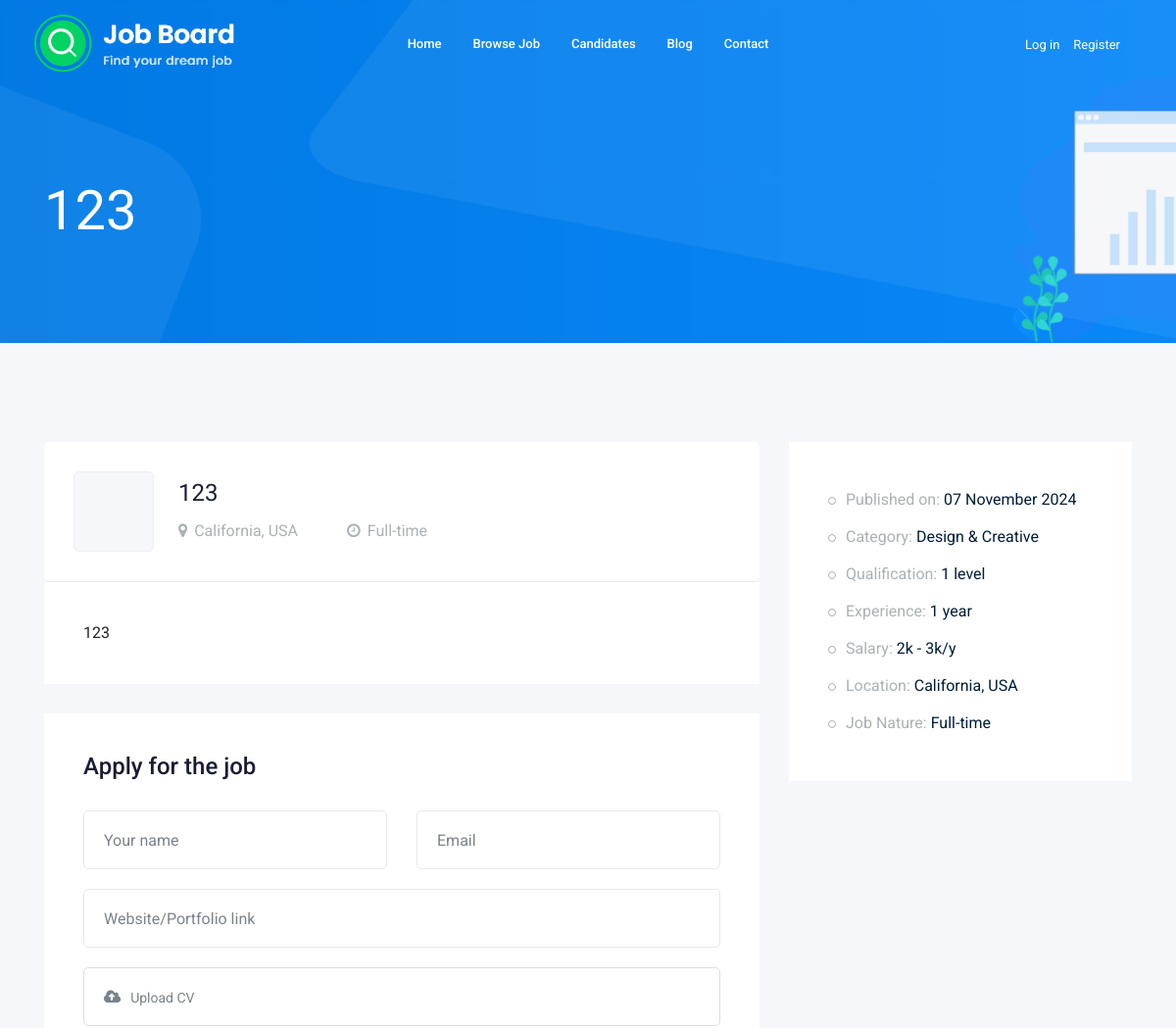
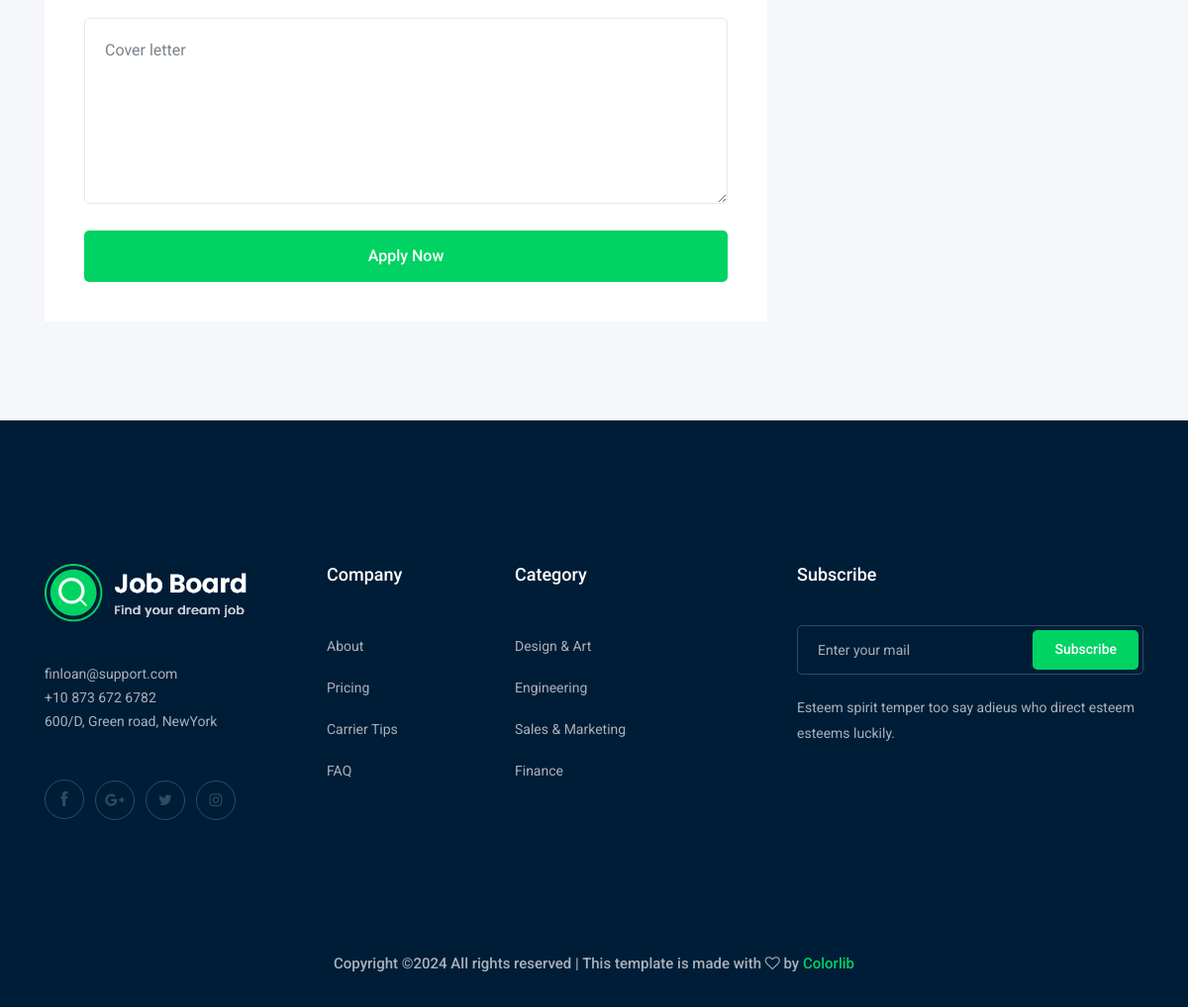
/job_details.php?slug=123, run on the app's committed database (2 pictures, top to bottom).
### tables this page shows
CREATE TABLE `jobs` (
  `id` int NOT NULL,
  `name` varchar(255) NOT NULL,
  `description` text NOT NULL,
  `category_id` int NOT NULL,
  `min_salary` int NOT NULL,
  `max_salary` int NOT NULL,
  `qualification_id` int NOT NULL,
  `experience_id` int NOT NULL,
  `job_type_id` int NOT NULL,
  `location_id` int NOT NULL,
  `image` varchar(255) DEFAULT NULL,
  `date` timestamp NOT NULL DEFAULT CURRENT_TIMESTAMP,
  `slug` varchar(255) NOT NULL,
  `company_id` int NOT NULL,
  `available_position` int UNSIGNED NOT NULL DEFAULT '0'
);

CREATE TABLE `locations` (
  `id` int NOT NULL,
  `name` varchar(255) NOT NULL
);

CREATE TABLE `job_types` (
  `id` int NOT NULL,
  `name` varchar(255) NOT NULL
);

CREATE TABLE `categories` (
  `id` int NOT NULL,
  `name` varchar(255) NOT NULL,
  `is_popular` tinyint(1) NOT NULL DEFAULT '0'
);

CREATE TABLE `qualifications` (
  `id` int NOT NULL,
  `level` int NOT NULL
);

CREATE TABLE `experiences` (
  `id` int NOT NULL,
  `name` varchar(255) NOT NULL
);

### job_details.php (the view, shortened to what this page needs)
<?php
$pdo = require_once $_SERVER['DOCUMENT_ROOT'] . '/db.php';
$job = $pdo->prepare("SELECT jobs.*, categories.name AS category, qualifications.level AS qualification, experiences.name AS experience,
job_types.name AS job_type, locations.name AS location
FROM jobs
JOIN categories ON jobs.category_id = categories.id
JOIN qualifications ON jobs.qualification_id = qualifications.id
JOIN experiences ON jobs.experience_id = experiences.id
JOIN job_types ON jobs.job_type_id = job_types.id
JOIN locations ON jobs.location_id = locations.id
WHERE jobs.slug = ?");
$job->execute([$_GET['slug'] ?? '']);
$job = $job->fetch();
?>
<!doctype html>
<html class="no-js" lang="zxx">
<head>
    <link rel="stylesheet" href="css/bootstrap.min.css">
    <link rel="stylesheet" href="css/owl.carousel.min.css">
    <link rel="stylesheet" href="css/magnific-popup.css">
    <link rel="stylesheet" href="css/font-awesome.min.css">
    <link rel="stylesheet" href="css/themify-icons.css">
    <link rel="stylesheet" href="css/nice-select.css">
    <link rel="stylesheet" href="css/flaticon.css">
    <link rel="stylesheet" href="css/gijgo.css">
    <link rel="stylesheet" href="css/animate.min.css">
    <link rel="stylesheet" href="css/slicknav.css">
    <link rel="stylesheet" href="css/style.css">
</head>
<body>
<?php
include $_SERVER['DOCUMENT_ROOT'] . '/layouts/header.php';
?>
<div class="bradcam_area bradcam_bg_1">
    <div class="container">
        <div class="row">
            <div class="col-xl-12">
                <div class="bradcam_text">
                    <h3><?= $job['name'] ?></h3>
                </div>
            </div>
        </div>
    </div>
</div>
<div class="job_details_area">
    <div class="container">
        <div class="row">
            <div class="col-lg-8">
                <div class="job_details_header">
                    <div class="single_jobs white-bg d-flex justify-content-between">
                        <div class="jobs_left d-flex align-items-center">
                            <div class="thumb">
                            </div>
                            <div class="jobs_conetent">
                                <a href="#"><h4><?= $job['name'] ?></h4></a>
                                <div class="links_locat d-flex align-items-center">
                                    <div class="location">
                                        <p><i class="fa fa-map-marker"></i><?= $job['location'] ?></p>
                                    </div>
                                    <div class="location">
                                        <p><i class="fa fa-clock-o"></i><?= $job['job_type'] ?></p>
                                    </div>
                                </div>
                            </div>
                        </div>
                    </div>
                </div>
                <div class="descript_wrap white-bg"><?= $job['description'] ?></div>
                <div class="apply_job_form white-bg">
                    <h4>Apply for the job</h4>
                    <form action="/apply_for_the_job.php" method="post" enctype="multipart/form-data">
                        <div class="row">
                            <div class="col-md-6">
                                <div class="input_field">
                                    <input type="text" name="name" placeholder="Your name">
                                </div>
                            </div>
                            <div class="col-md-6">
                                <div class="input_field">
                                    <input type="email" name="email" placeholder="Email">
                                </div>
                            </div>
                            <div class="col-md-12">
                                <div class="input_field">
                                    <input type="url" name="url" placeholder="Website/Portfolio link">
                                </div>
                            </div>
                            <div class="col-md-12">
                                <div class="input-group">
                                    <div class="input-group-prepend">
                                        <button type="button" id="inputGroupFileAddon03"><i class="fa fa-cloud-upload"
                                                                                            aria-hidden="true"></i>
                                        </button>
                                    </div>
                                    <div class="custom-file">
                                        <label class="custom-file-label" for="inputGroupFile03">Upload CV</label>
                                    </div>
                                </div>
                            </div>
                            <div class="col-md-12">
                                <div class="input_field">
                                    <textarea name="cover_letter" cols="30" rows="10"
                                              placeholder="Cover letter"></textarea>
                                </div>
                            </div>
                            <div class="col-md-12">
                                <div class="submit_btn">
                                    <button class="boxed-btn3 w-100" type="submit">Apply Now</button>
                                </div>
                            </div>
                        </div>
                    </form>
                </div>
            </div>
            <div class="col-lg-4">
                <div class="job_sumary">
                    <div class="job_content">
                        <ul>
                            <li>Published on: <span><?= date('d F Y', strtotime($job['date'])) ?></span></li>
                            <li>Category: <span><?= $job['category'] ?></span></li>
                            <li>Qualification: <span><?= $job['qualification'] ?> level</span></li>
                            <li>Experience: <span><?= $job['experience'] ?></span></li>
                            <li>Salary: <span><?= $job['min_salary'] ?>k - <?= $job['max_salary'] ?>k/y</span></li>
                            <li>Location: <span><?= $job['location'] ?></span></li>
                            <li>Job Nature: <span><?= $job['job_type'] ?></span></li>
                        </ul>
                    </div>
                </div>
            </div>
        </div>
    </div>
</div>
<footer class="footer">
    <div class="footer_top">
        <div class="container">
            <div class="row">
                <div class="col-xl-3 col-md-6 col-lg-3">
                    <div class="footer_widget wow fadeInUp" data-wow-duration="1s" data-wow-delay=".3s">
                        <div class="footer_logo">
                            <a href="#">
                                <img src="img/logo.png" alt="">
                            </a>
                        </div>
                        <p>
                            finloan@support.com <br>
                            +10 873 672 6782 <br>
                            600/D, Green road, NewYork
                        </p>
                        <div class="socail_links">
                            <ul>
                                <li>
                                    <a href="#">
                                        <i class="ti-facebook"></i>
                                    </a>
                                </li>
                                <li>
                                    <a href="#">
                                        <i class="fa fa-google-plus"></i>
                                    </a>
                                </li>
                                <li>
                                    <a href="#">
                                        <i class="fa fa-twitter"></i>
                                    </a>
                                </li>
                                <li>
                                    <a href="#">
                                        <i class="fa fa-instagram"></i>
                                    </a>
                                </li>
                            </ul>
                        </div>
                    </div>
                </div>
                <div class="col-xl-2 col-md-6 col-lg-2">
                    <div class="footer_widget wow fadeInUp" data-wow-duration="1.1s" data-wow-delay=".4s">
                        <h3 class="footer_title">
                            Company
                        </h3>
                        <ul>
                            <li><a href="#">About </a></li>
                            <li><a href="#"> Pricing</a></li>
                            <li><a href="#">Carrier Tips</a></li>
                            <li><a href="#">FAQ</a></li>
                        </ul>
                    </div>
                </div>
                <div class="col-xl-3 col-md-6 col-lg-3">
                    <div class="footer_widget wow fadeInUp" data-wow-duration="1.2s" data-wow-delay=".5s">
                        <h3 class="footer_title">
                            Category
                        </h3>
                        <ul>
                            <li><a href="#">Design & Art</a></li>
                            <li><a href="#">Engineering</a></li>
                            <li><a href="#">Sales & Marketing</a></li>
                            <li><a href="#">Finance</a></li>
                        </ul>
                    </div>
                </div>
                <div class="col-xl-4 col-md-6 col-lg-4">
                    <div class="footer_widget wow fadeInUp" data-wow-duration="1.3s" data-wow-delay=".6s">
                        <h3 class="footer_title">
                            Subscribe
                        </h3>
                        <form action="#" class="newsletter_form">
                            <input type="text" placeholder="Enter your mail">
                            <button type="submit">Subscribe</button>
                        </form>
                        <p class="newsletter_text">Esteem spirit temper too say adieus who direct esteem esteems
                            luckily.</p>
                    </div>
                </div>
            </div>
        </div>
    </div>
    <div class="copy-right_text wow fadeInUp" data-wow-duration="1.4s" data-wow-delay=".3s">
        <div class="container">
            <div class="row">
                <div class="col-xl-12">
                    <p class="copy_right text-center">
                        Copyright &copy;<script>document.write(new Date().getFullYear());</script>
                        All rights reserved | This template is made with <i class="fa fa-heart-o"
                                                                            aria-hidden="true"></i> by <a
                                href="https://colorlib.com" target="_blank">Colorlib</a>
                    </p>
                </div>
            </div>
        </div>
    </div>
</footer>
</body>
</html>

### data on the page
jobs: name "123", location.name "California, USA", job_type.name "Full-time", description "123", date "07 November 2024", category.name "Design & Creative", qualification.level "1", experience.name "1 year", min_salary "2", max_salary "3"
